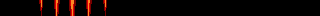

This is a level from a 2D game, rendered from its Tiled map with the project's own tilesets. A one-line summary and the complete map file follow:
An orthogonal 20x1 tile map with 16x16 px tiles, 1 tile layer (Tile Layer 1).

<map version="1.10" tiledversion="1.10.2" orientation="orthogonal" renderorder="right-down" width="20" height="1" tilewidth="16" tileheight="16" infinite="0" nextlayerid="2" nextobjectid="1">
 <tileset firstgid="1" source="Tileset.tsx" />
 <layer id="1" name="Tile Layer 1" width="20" height="1">
  <data encoding="csv">
1,1,98,99,100,99,98,1,1,1,1,1,1,1,1,1,1,1,1,1
</data>
 </layer>
</map>
